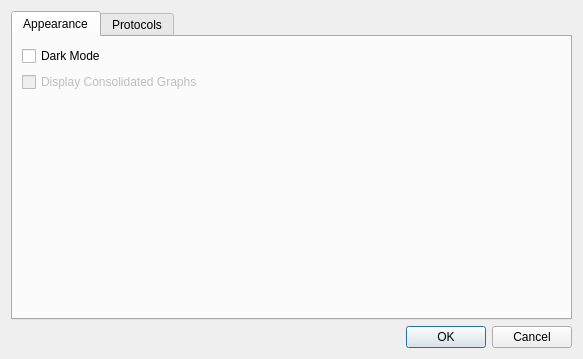
<?xml version="1.0" encoding="UTF-8"?>
<ui version="4.0">
 <class>OptionsDialog</class>
 <widget class="QDialog" name="OptionsDialog">
  <property name="geometry">
   <rect>
    <x>0</x>
    <y>0</y>
    <width>583</width>
    <height>359</height>
   </rect>
  </property>
  <property name="windowTitle">
   <string>Preferences</string>
  </property>
  <layout class="QVBoxLayout" name="verticalLayout">
   <item>
    <widget class="QTabWidget" name="tabWidget">
     <property name="currentIndex">
      <number>0</number>
     </property>
     <widget class="QWidget" name="appearanceTab">
      <attribute name="title">
       <string>Appearance</string>
      </attribute>
      <layout class="QVBoxLayout" name="verticalLayout_5">
       <item>
        <widget class="QCheckBox" name="darkModeCheckBox">
         <property name="text">
          <string>Dark Mode</string>
         </property>
         <property name="checked">
          <bool>false</bool>
         </property>
        </widget>
       </item>
       <item>
        <widget class="QCheckBox" name="checkBox">
         <property name="enabled">
          <bool>false</bool>
         </property>
         <property name="text">
          <string>Display Consolidated Graphs</string>
         </property>
        </widget>
       </item>
       <item>
        <spacer name="verticalSpacer">
         <property name="orientation">
          <enum>Qt::Vertical</enum>
         </property>
         <property name="sizeHint" stdset="0">
          <size>
           <width>20</width>
           <height>40</height>
          </size>
         </property>
        </spacer>
       </item>
      </layout>
     </widget>
     <widget class="QWidget" name="protocolOptionTab">
      <attribute name="title">
       <string>Protocols</string>
      </attribute>
      <layout class="QVBoxLayout" name="verticalLayout_4">
       <item>
        <layout class="QVBoxLayout" name="verticalLayout_2">
         <item>
          <widget class="QCheckBox" name="showBluetoothNames">
           <property name="text">
            <string>Show bluetooth names (updates will be slower)</string>
           </property>
           <property name="checked">
            <bool>true</bool>
           </property>
          </widget>
         </item>
         <item>
          <widget class="QCheckBox" name="showBluetoothServices">
           <property name="text">
            <string>Show bluetooth services (updates willl be slower)</string>
           </property>
          </widget>
         </item>
        </layout>
       </item>
       <item>
        <layout class="QFormLayout" name="formLayout">
         <property name="fieldGrowthPolicy">
          <enum>QFormLayout::AllNonFixedFieldsGrow</enum>
         </property>
         <item row="3" column="0">
          <widget class="QLabel" name="label_2">
           <property name="text">
            <string>Bluetooth Device Refresh rate (sec)</string>
           </property>
          </widget>
         </item>
         <item row="3" column="1">
          <widget class="QSpinBox" name="bluetoothRefreshRate">
           <property name="minimum">
            <number>1</number>
           </property>
           <property name="maximum">
            <number>60</number>
           </property>
           <property name="singleStep">
            <number>1</number>
           </property>
           <property name="value">
            <number>1</number>
           </property>
          </widget>
         </item>
         <item row="4" column="0">
          <widget class="QLabel" name="label_7">
           <property name="text">
            <string>WiFi Device Refresh rate (sec)</string>
           </property>
          </widget>
         </item>
         <item row="4" column="1">
          <widget class="QSpinBox" name="wifiRefreshRate">
           <property name="minimum">
            <number>1</number>
           </property>
           <property name="maximum">
            <number>60</number>
           </property>
           <property name="singleStep">
            <number>1</number>
           </property>
           <property name="value">
            <number>1</number>
           </property>
          </widget>
         </item>
         <item row="7" column="0">
          <widget class="QCheckBox" name="wifiSwitch">
           <property name="enabled">
            <bool>true</bool>
           </property>
           <property name="text">
            <string>Turn Wifi on</string>
           </property>
           <property name="checked">
            <bool>false</bool>
           </property>
          </widget>
         </item>
         <item row="8" column="0">
          <widget class="QCheckBox" name="bluetoothSwitch">
           <property name="text">
            <string>Turn Bluetooth on</string>
           </property>
           <property name="checked">
            <bool>false</bool>
           </property>
          </widget>
         </item>
        </layout>
       </item>
      </layout>
     </widget>
    </widget>
   </item>
   <item>
    <widget class="QDialogButtonBox" name="buttonBox">
     <property name="orientation">
      <enum>Qt::Horizontal</enum>
     </property>
     <property name="standardButtons">
      <set>QDialogButtonBox::Cancel|QDialogButtonBox::Ok</set>
     </property>
    </widget>
   </item>
  </layout>
 </widget>
 <resources/>
 <connections>
  <connection>
   <sender>buttonBox</sender>
   <signal>accepted()</signal>
   <receiver>OptionsDialog</receiver>
   <slot>accept()</slot>
   <hints>
    <hint type="sourcelabel">
     <x>248</x>
     <y>254</y>
    </hint>
    <hint type="destinationlabel">
     <x>157</x>
     <y>274</y>
    </hint>
   </hints>
  </connection>
  <connection>
   <sender>buttonBox</sender>
   <signal>rejected()</signal>
   <receiver>OptionsDialog</receiver>
   <slot>reject()</slot>
   <hints>
    <hint type="sourcelabel">
     <x>316</x>
     <y>260</y>
    </hint>
    <hint type="destinationlabel">
     <x>286</x>
     <y>274</y>
    </hint>
   </hints>
  </connection>
 </connections>
</ui>
